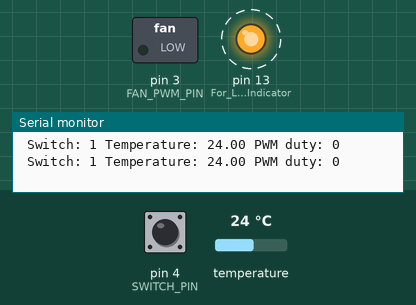
Recording of a sketch running on a simulated Arduino Uno, built with avr-gcc and run on an emulated ATmega328P. On the bench: switched loads named in the sketch (green lamp = pin HIGH), output pins drawn as LEDs (lit = HIGH), the last lines printed to the serial monitor. Dashed ring = blinking. The inputs (shaded band) are chosen by the test bench; at power-on: temperature 24 °C, pin 4 (SWITCH_PIN) HIGH.

Above: at 5.0 s.
5.1 s: temperature set to 28 °C
9.5 s: temperature set to 28.5 °C
At 11.0 s:
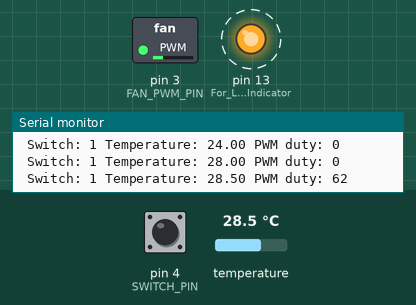
14.2 s: temperature set to 29 °C
At 19.0 s:
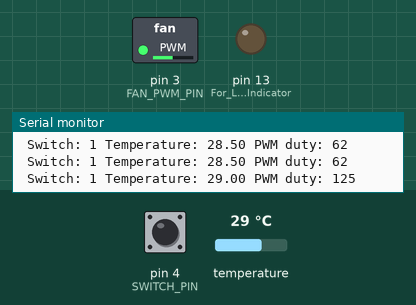
20.0 s: temperature set to 29.5 °C
At 23.97 s:
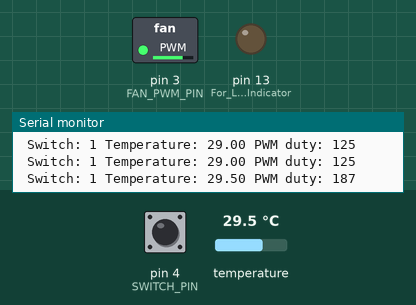
24.4 s: temperature set to 33 °C
At 26.96 s:
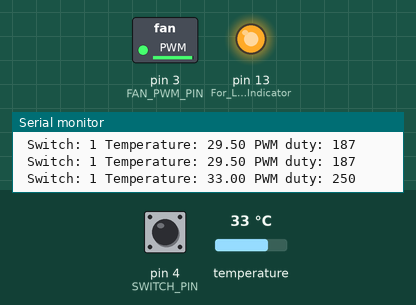
28.8 s: pin 4 (SWITCH_PIN) pulled LOW for 3 s
At 30.0 s:
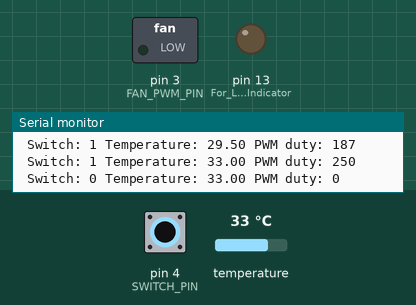
Timing chart, 0 to 34.3 s (numbered marks = the images above; inputs shaded):
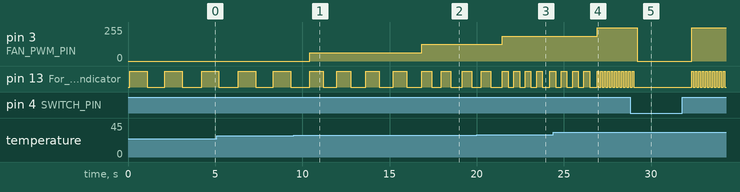

Measured:
- the behaviour switches between 28.4 and 28.5 °C on temperature (found by bisection; images 0 and 1)
- the behaviour switches between 28.9 and 29 °C on temperature (found by bisection; images 1 and 2)
- the behaviour switches between 29.4 and 29.5 °C on temperature (found by bisection; images 2 and 3)
- after the input at 9.5 s, pin 3 (FAN_PWM_PIN): 0/255 → 62/255 after 0.93 s
- after the input at 14.2 s, pin 3 (FAN_PWM_PIN): 62/255 → 125/255 after 2.7 s
- after the input at 20.0 s, pin 3 (FAN_PWM_PIN): 125/255 → 187/255 after 1.5 s
- after the input at 24.4 s, pin 3 (FAN_PWM_PIN): 187/255 → 250/255 after 2.5 s
- after the input at 28.8 s, pin 3 (FAN_PWM_PIN): 250/255 → 0/255 after 0.42 s, → 250/255 3.1 s later

The sketch:

exp05_FAN_control.ino
```cpp
//-------------------------------------------------
// Aquarium Water Temperature Controller 2
//-------------------------------------------------

#include <OneWire.h>
#include <DallasTemperature.h>

#define FAN_PWM_PIN 3
#define DS18B20_PIN 2
#define SWITCH_PIN 4

// between T0 - T1, FAN duty is proportional by Temperature.
// Lower than T0, FAN duty is set to   0 (0%)
// Upper than T1, FAN duty is set to 250 (100%)
#define T0 28.0   // lower threshold for temperature control
#define T1 30.0   // upper threshold for temperature control

#define ONEPERIOD 2000  // one period in ms

// Instance for OneWire connected Temperature sensor (DS18B20)
OneWire oneWire(DS18B20_PIN);
DallasTemperature sensors(&oneWire);

//-------------------------------------------------
void setup()
{
  pinMode(LED_BUILTIN, OUTPUT);         // For LED Indicator
  analogWrite(FAN_PWM_PIN, 0);      // For FAN
  sensors.setResolution(9);             // For Temperature Sensor
  pinMode(SWITCH_PIN, INPUT_PULLUP);    // For Switch
  Serial.begin(9600);                   // For USB-Serial
}

//-------------------------------------------------
// read integer value from PC via USB-serial
// return the received integer value
// This function is used for debug purpose.
int readValueFromPC(void)
{
  String line;
  int length;
  int readValue;

  line = Serial.readStringUntil('\n');
  length = line.length();
  if(length > 0){
    readValue = line.toInt();
  }
  else {
    readValue = -1;
  }
  return readValue;
}

//-------------------------------------------------
// Get Temperature from DS18B20 via OneWire
// by using libralies below.
// https://github.com/PaulStoffregen/OneWire
// https://github.com/milesburton/Arduino-Temperature-Control-Library
float getTemperature(void)
{
  float temperature = 0.0;
  sensors.requestTemperatures();
  temperature = sensors.getTempCByIndex(0);
  return temperature;
}

//-------------------------------------------------
// Calculate FAN PWM duty.
// Duty can take from 0 to 255 - this means 0% to 100%
//
int calculateFanPower(float temperature)
{
  int value = 0;

  if(temperature < T0) {
    value = 0;
  }
  else if(T1 <= temperature) {
    value = 250;
  }
  else {
    value = 125 * (temperature - T0);
  }
  return value;
}

//-------------------------------------------------
int readSwitch(void)
{
  int value = digitalRead(SWITCH_PIN);
  return value;
}

//-------------------------------------------------
// Blink LED a constant period
// blink speed depends on the FAn duty
// If switch is Off, LED always turn off.
void indicateLED(int sw, int duty)
{
  // The higher temperature, the faster the blink speed.
  // lower limit is 1000ms, higher limit is 100ms.
  // the domain (that is duty) is limited between 0 to 250.
  int blink = (int)(-3.6*(float)duty + 1000.0);

  unsigned long startTime = millis();
  unsigned long endTime = startTime + ONEPERIOD;

  while(millis() <= endTime) {
    if(sw == 1) {
      digitalWrite(LED_BUILTIN, HIGH); // turn the LED on (HIGH is the voltage level)
      delay(blink);                    // wait for a second
    }
    digitalWrite(LED_BUILTIN, LOW);    // turn the LED off by making the voltage LOW
    delay(blink);
  }
}

//-------------------------------------------------
// log data to PC
void logSerial(int sw, float temperature, int fan)
{
  Serial.print(" Switch: ");
  Serial.print(sw);

  Serial.print(" Temperature: ");
  Serial.print(temperature);

  Serial.print(" PWM duty: ");
  Serial.print(fan);

  Serial.println("");
}

//-------------------------------------------------
void loop()
{
  int fanPower = 0;
  float temperature = 0.0;
  int sw = 0;

  // Get temperature from DS18B20
  temperature = getTemperature();

  // calculate duty value for FAN control depend on temperature
  fanPower = calculateFanPower(temperature);

  // Read switch On/Off
  // If sw is Off FAN must be stopped.
  sw = readSwitch();
  if(sw == 0){
    fanPower = 0;
  }

  // set the calculated duty value to FAN
  analogWrite(FAN_PWM_PIN, fanPower);

  // current data are sent to PC via USB-serial
  logSerial(sw, temperature, fanPower);

  // Blink on board LED
  indicateLED(sw, fanPower);
}
```
